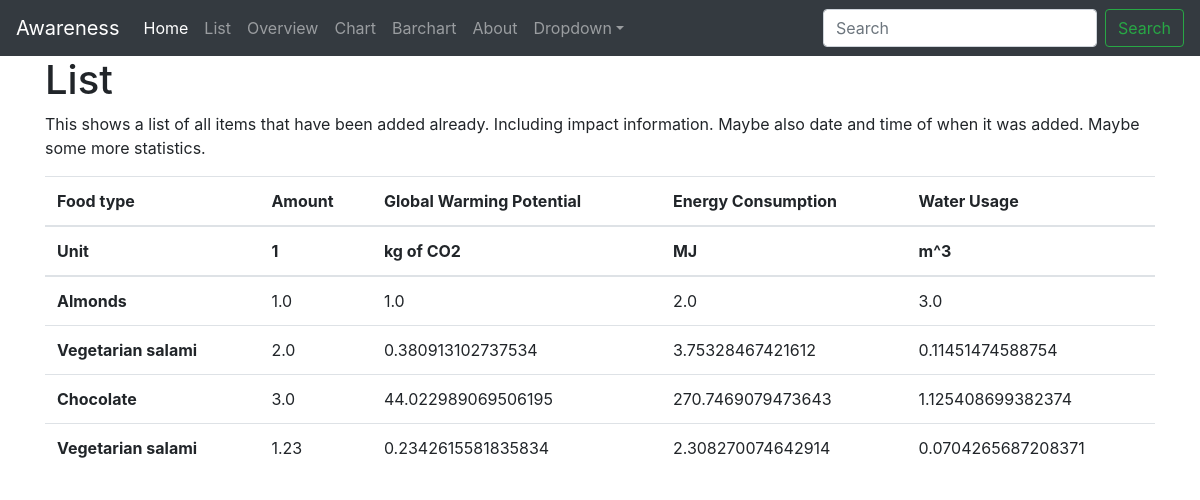
/view_list, run on an earlier commit of the app's database.
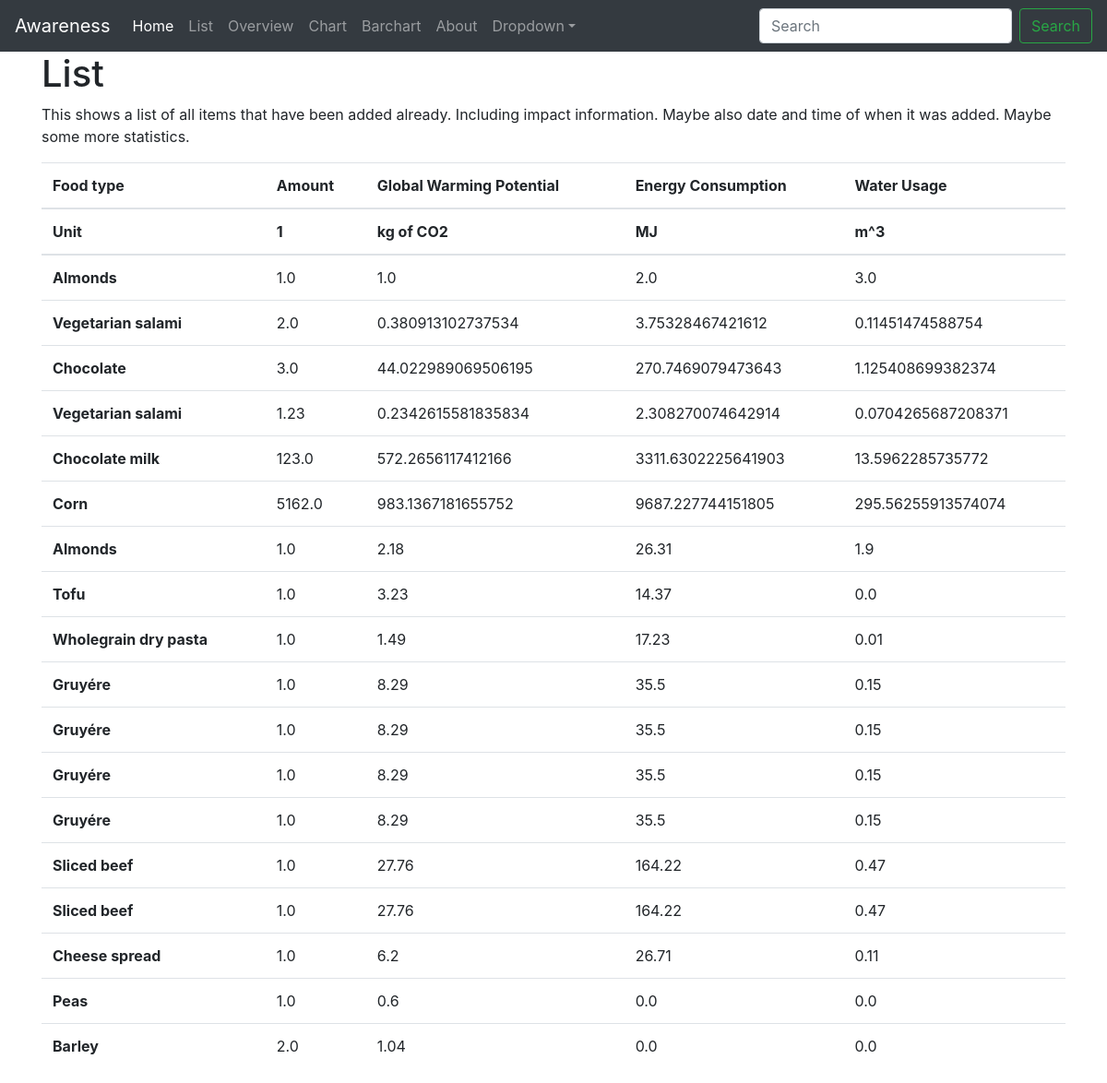
And on a later commit of the database.
### main.py (models this page shows, shortened)
class Purchases(db.Model):
  id = db.Column('entry_id', db.Integer, primary_key = True)
  category = db.Column(db.String(100))
  amount = db.Column(db.Float)
  globalWarmingPotential = db.Column(db.Float)
  energyConsumption = db.Column(db.Float)
  waterUsage = db.Column(db.Float)
  dateAdded = db.Column(db.DateTime, nullable = False, default = datetime.datetime.utcnow)

### main.py (the view)
@app.route('/view_list')
def view_list():
  purch = Purchases.query.all()
  units = ['kg of CO2', 'MJ', 'm^3']
  return render_template('view_list.html', purchases = purch, ref_units = units)

### templates/view_list.html
{% extends 'layout.html' %}
{% block body %}
<h1>List</h1>
<p>This shows a list of all items that have been added already. Including impact information. Maybe also date and time of when it was added. Maybe some more statistics.</p>
<table class="table">
	<thead>
		<tr>
			<th scope="col">Food type</th>
			<th scope="col">Amount</th>
			<th scope="col">Global Warming Potential</th>
			<th scope="col">Energy Consumption</th>
			<th scope="col">Water Usage</th>
		</tr>
		<tr>
			<th scope="col">Unit</th>
			<th scope="col">1</th>
			{% for ref_unit in ref_units %}
			<th scope="col">{{ref_unit}}</th>
			{% endfor %}
		</tr>
	</thead>
	<tbody>
		{% for purchase in purchases %}
		<tr>
			<th scope="row">{{ purchase.category }}</th>
			<td>{{ purchase.amount }}</td>
			<td>{{ purchase.globalWarmingPotential }}</td>
			<td>{{ purchase.energyConsumption }}</td>
			<td>{{ purchase.waterUsage }}</td>
		</tr>
		{% endfor %}
	</tbody>
</table>
{% endblock %}

### templates/layout.html (shortened to what this page needs)
<!DOCTYPE html>
<html>
<head>
	<link rel="stylesheet" href="https://getbootstrap.com/docs/4.1/dist/css/bootstrap.min.css">
</head>
<body>
	{% include 'includes/_navbar.html' %}
	<div class="container">
		{% block body %}{% endblock %}
	</div>
</body>
</html>

### templates/includes/_navbar.html (shortened to what this page needs)
    <nav class="navbar navbar-expand-md navbar-dark bg-dark">
      <a class="navbar-brand" href="#">Awareness</a>
      <div class="collapse navbar-collapse" id="navbarsExampleDefault">
        <ul class="navbar-nav mr-auto">
          <li class="nav-item active">
            <a class="nav-link" href="/">Home<span class="sr-only">(current)</span></a>
          </li>
          <li class="nav-item">
            <a class="nav-link" href="/view_list">List</a>
          </li>
          <li class="nav-item">
            <a class="nav-link" href="/overview">Overview</a>
          </li>
          <li class="nav-item">
            <a class="nav-link" href="/piechart">Chart</a>
          </li>
          <li class="nav-item">
            <a class="nav-link" href="/barchart">Barchart</a>
          </li>
          <li class="nav-item">
            <a class="nav-link" href="/about">About</a>
          </li>
          <li class="nav-item dropdown">
            <a class="nav-link dropdown-toggle" href="https://example.com" id="dropdown01" data-toggle="dropdown" aria-haspopup="true" aria-expanded="false">Dropdown</a>
          </li>
        </ul>
        <form class="form-inline my-2 my-lg-0">
          <input class="form-control mr-sm-2" type="text" placeholder="Search" aria-label="Search">
          <button class="btn btn-outline-success my-2 my-sm-0" type="submit">Search</button>
        </form>
      </div>
    </nav>

What changed in the data, as far as the page shows it:
added Purchases: category "Chocolate milk", amount "123.0", globalWarmingPotential "572.2656117412166", energyConsumption "3311.6302225641903", waterUsage "13.5962285735772"
added Purchases: category "Corn", amount "5162.0", globalWarmingPotential "983.1367181655752", energyConsumption "9687.227744151805", waterUsage "295.56255913574074"
added Purchases: category "Almonds", amount "1.0", globalWarmingPotential "2.18", energyConsumption "26.31", waterUsage "1.9"
added Purchases: category "Tofu", amount "1.0", globalWarmingPotential "3.23", energyConsumption "14.37", waterUsage "0.0"
added Purchases: category "Wholegrain dry pasta", amount "1.0", globalWarmingPotential "1.49", energyConsumption "17.23", waterUsage "0.01"
added Purchases: category "Gruyére", amount "1.0", globalWarmingPotential "8.29", energyConsumption "35.5", waterUsage "0.15"
added Purchases: category "Gruyére", amount "1.0", globalWarmingPotential "8.29", energyConsumption "35.5", waterUsage "0.15"
added Purchases: category "Gruyére", amount "1.0", globalWarmingPotential "8.29", energyConsumption "35.5", waterUsage "0.15"
added Purchases: category "Gruyére", amount "1.0", globalWarmingPotential "8.29", energyConsumption "35.5", waterUsage "0.15"
added Purchases: category "Sliced beef", amount "1.0", globalWarmingPotential "27.76", energyConsumption "164.22", waterUsage "0.47"
added Purchases: category "Sliced beef", amount "1.0", globalWarmingPotential "27.76", energyConsumption "164.22", waterUsage "0.47"
added Purchases: category "Cheese spread", amount "1.0", globalWarmingPotential "6.2", energyConsumption "26.71", waterUsage "0.11"
added Purchases: category "Peas", amount "1.0", globalWarmingPotential "0.6", energyConsumption "0.0", waterUsage "0.0"
added Purchases: category "Barley", amount "2.0", globalWarmingPotential "1.04", energyConsumption "0.0", waterUsage "0.0"
